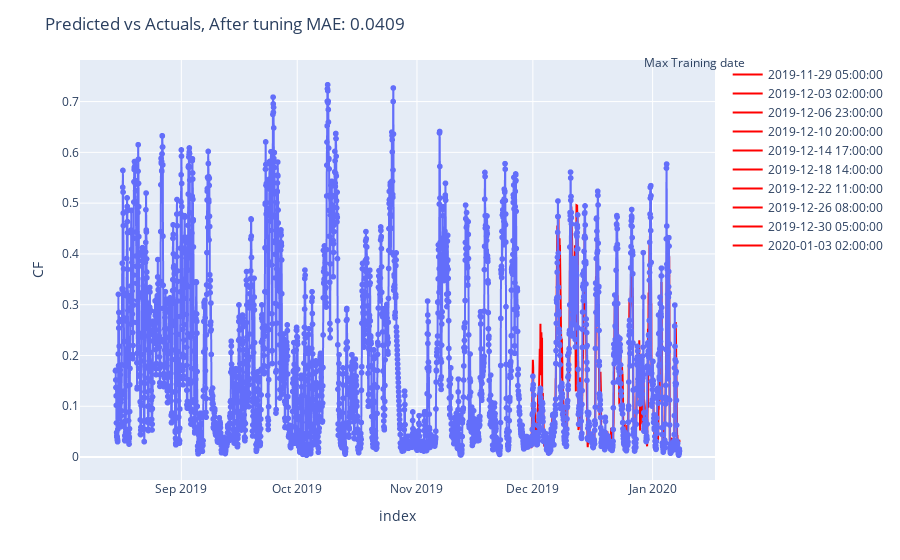

Here is the notebook cell this chart was saved with:
### Markdown cell above
There is an improvement in the accuracy of the model after   
The fold with January 5 and January 6 have interpolated data as the actuals , this could be leading to larger absolute error than realized

### Code cell
result = {}
params=random_search.best_params_
fig = px.line(
    wind_farms_data_features_target,
    x=wind_farms_data_features_target.index,
    y="CF",
    markers=True,
    hover_data=["CF"]
)
for key, value in train_test_folds.items():

    X_train, y_train, X_test, y_test = train_test_folds[key]
    model = XGBRegressor(**params)
    model.fit(X_train,y_train)
    predictions = model.predict(X_test)
    result[key]= (mean_absolute_error(y_test, predictions), mean_absolute_percentage_error(y_test, predictions))

    fig.add_trace(go.Scatter(x=y_test.index, y=predictions, mode='lines', name=str(key), line=dict(color='red')))

print(f"Mean abs percentage error, MAPE:{np.mean([v[1] for v in result.values()])}") # Ignoring mape based on goal and low predicted values

print(f"Mean abs error, MAE:{np.mean([v[0] for v in result.values()])}")

fig.update_layout(title="Predicted vs Actuals, After tuning MAE: 0.0409")
# fig.add_annotation(dict(text="Max training date"))

fig.update_layout(annotations=[
    dict(
        x=1.05,  # x and y coordinates for positioning, adjust as needed
        y=1.02,
        xref='paper',
        yref='paper',
        text='Max Training date',  # Legend title text
        showarrow=False,
        align='right'
    )
])
fig.show()
